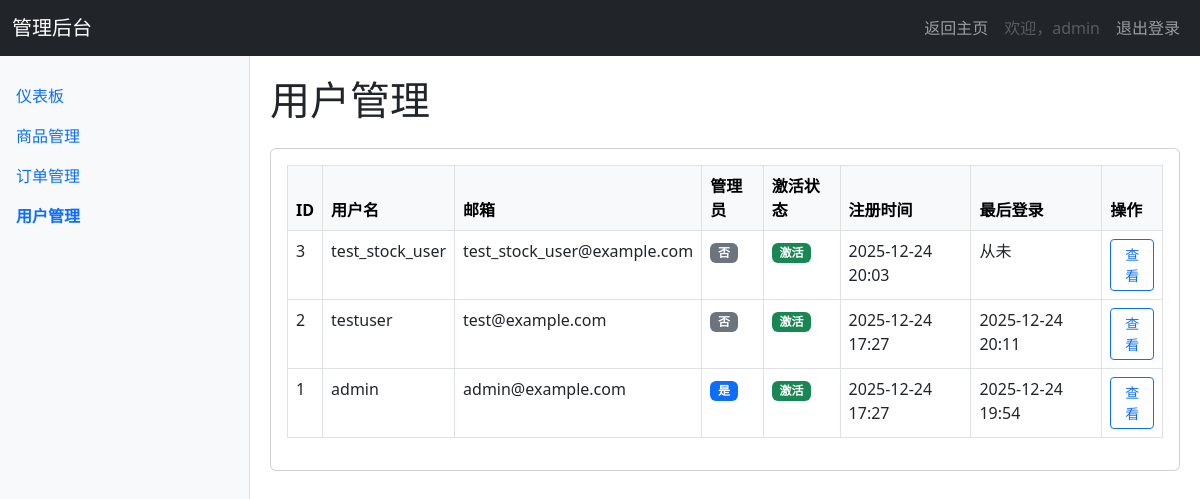
/admin/users (signed in), run on an earlier commit of the app's database.
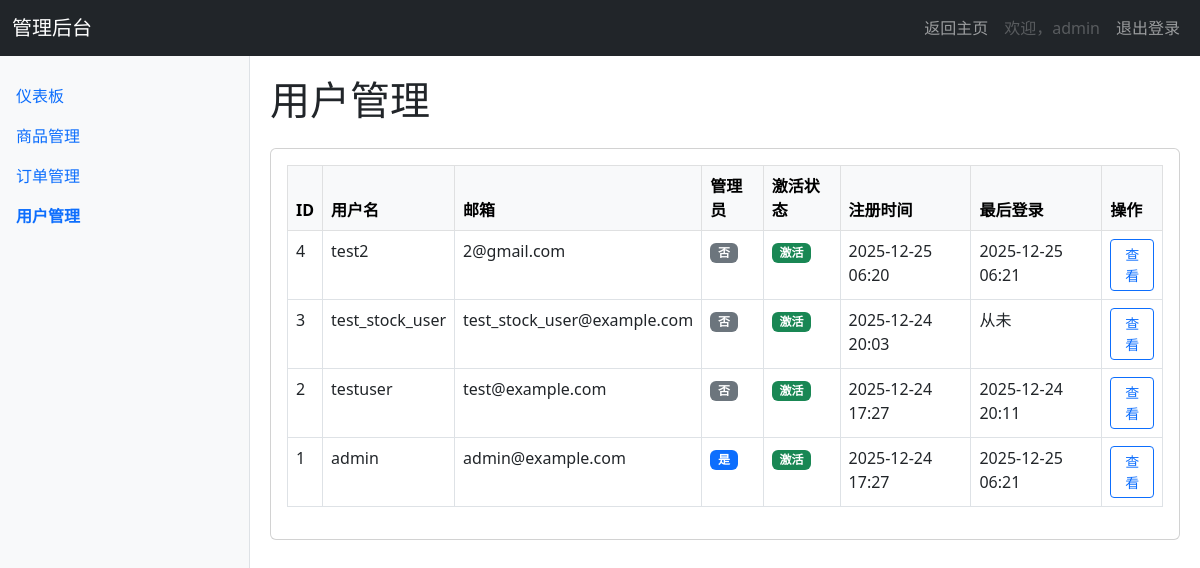
And on a later commit of the database.
### app/models.py (models this page shows, shortened)
class User(UserMixin, db.Model):
    __tablename__ = 'users'
    id = db.Column(db.Integer, primary_key=True)
    username = db.Column(db.String(64), unique=True, nullable=False, index=True)
    email = db.Column(db.String(120), unique=True, nullable=False, index=True)
    password_hash = db.Column(db.String(256), nullable=False)
    is_admin = db.Column(db.Boolean, default=False)
    is_active = db.Column(db.Boolean, default=True)
    created_at = db.Column(db.DateTime, default=datetime.utcnow)
    last_login = db.Column(db.DateTime)
    phone = db.Column(db.String(20))
    address = db.Column(db.Text)
    avatar = db.Column(db.String(200), default='default_avatar.png')
    carts = db.relationship('Cart', backref='user', lazy='dynamic')
    orders = db.relationship('Order', backref='user', lazy='dynamic')
    reviews = db.relationship('Review', backref='user', lazy='dynamic')
    logs = db.relationship('UserLog', backref='user', lazy='dynamic')

### app/admin/routes.py (the view)
@admin.route('/users')
@admin_required
def user_manage():
    page = request.args.get('page', 1, type=int)
    users = User.query.order_by(User.created_at.desc())\
        .paginate(page=page, per_page=20, error_out=False)
    return render_template('user_manage.html', users=users)

### app/admin/routes.py (called while the page is built)
def admin_required(f):
    from functools import wraps
    @wraps(f)
    def decorated_function(*args, **kwargs):
        if not current_user.is_authenticated or not current_user.is_admin:
            abort(403)
        return f(*args, **kwargs)
    return decorated_function

@admin.before_request
@login_required
def check_admin():
    if not current_user.is_admin:
        abort(403)

### app/context_processors.py (called while the page is built)
def inject_now():
    return {'now': datetime.utcnow()}

def inject_categories():
    try:
        categories = Category.query.order_by(Category.name).all()
        return {'categories': categories}
    except:
        return {'categories': []}

def inject_cart_info():
    from flask_login import current_user
    cart_items_count = 0
    cart_total_amount = 0
    if current_user.is_authenticated:
        try:
            cart = Cart.query.filter_by(user_id=current_user.id).first()
            if cart:
                cart_items_count = cart.total_quantity
                cart_total_amount = float(cart.total_price)
        except:
            pass
    return {
        'cart_items_count': cart_items_count,
        'cart_total_amount': cart_total_amount
    }

### app/models.py (called while the page is built)
@login_manager.user_loader
def load_user(user_id):
    return User.query.get(int(user_id))

    @property
    def total_price(self):
        return sum(item.subtotal for item in self.items)

    @property
    def total_quantity(self):
        return sum(item.quantity for item in self.items)

### app/admin/templates/user_manage.html (shortened to what this page needs)
{% extends "admin_base.html" %}
{% block content %}
    <h1 class="mb-4">用户管理</h1>
    <div class="card">
        <div class="card-body">
            <div class="table-responsive">
                <table class="table table-bordered table-hover">
                    <thead class="table-light">
                        <tr>
                            <th>ID</th>
                            <th>用户名</th>
                            <th>邮箱</th>
                            <th>管理员</th>
                            <th>激活状态</th>
                            <th>注册时间</th>
                            <th>最后登录</th>
                            <th>操作</th>
                        </tr>
                    </thead>
                    <tbody>
                        {% for user in users.items %}
                            <tr>
                                <td>{{ user.id }}</td>
                                <td>{{ user.username }}</td>
                                <td>{{ user.email }}</td>
                                <td>
                                    <span class="badge {% if user.is_admin %}bg-primary{% else %}bg-secondary{% endif %}">
                                        {{ '是' if user.is_admin else '否' }}
                                    </span>
                                </td>
                                <td>
                                    <span class="badge {% if user.is_active %}bg-success{% else %}bg-danger{% endif %}">
                                        {{ '激活' if user.is_active else '禁用' }}
                                    </span>
                                </td>
                                <td>{{ user.created_at.strftime('%Y-%m-%d %H:%M') }}</td>
                                <td>{{ user.last_login.strftime('%Y-%m-%d %H:%M') if user.last_login else '从未' }}</td>
                                <td>
                                    <div class="d-flex gap-1">
                                        <a href="{{ url_for('admin.user_detail', id=user.id) }}" class="btn btn-sm btn-outline-primary">
                                             查看
                                        </a>
                                    </div>
                                </td>
                            </tr>
                        {% else %}
                            <tr>
                                <td colspan="8" class="text-center">暂无用户</td>
                            </tr>
                        {% endfor %}
                    </tbody>
                </table>
            </div>
        </div>
    </div>
{% endblock %}

### app/admin/templates/admin_base.html (shortened to what this page needs)
<!DOCTYPE html>
<html lang="zh-CN">
<head>
    <link href="https://cdn.jsdelivr.net/npm/bootstrap@5.3.0/dist/css/bootstrap.min.css" rel="stylesheet">
</head>
<body>
    <nav class="navbar navbar-expand-lg navbar-dark bg-dark">
        <div class="container-fluid">
            <a class="navbar-brand" href="{{ url_for('admin.dashboard') }}">管理后台</a>
            <div class="collapse navbar-collapse justify-content-end" id="navbarNav">
                <ul class="navbar-nav">
                    <li class="nav-item">
                        <a class="nav-link" href="{{ url_for('main.index') }}">返回主页</a>
                    </li>
                    <li class="nav-item">
                        <span class="nav-link disabled">欢迎，{{ current_user.username }}</span>
                    </li>
                    <li class="nav-item">
                        <a class="nav-link" href="{{ url_for('auth.logout') }}">退出登录</a>
                    </li>
                </ul>
            </div>
        </div>
    </nav>
    <div class="d-flex">
        <div class="sidebar">
            <ul class="nav flex-column">
                <li class="nav-item">
                    <a class="nav-link {% if request.endpoint == 'admin.dashboard' %}active{% endif %}" href="{{ url_for('admin.dashboard') }}">仪表板</a>
                </li>
                <li class="nav-item">
                    <a class="nav-link {% if 'product' in request.endpoint %}active{% endif %}" href="{{ url_for('admin.product_manage') }}">商品管理</a>
                </li>
                <li class="nav-item">
                    <a class="nav-link {% if 'order' in request.endpoint %}active{% endif %}" href="{{ url_for('admin.order_manage') }}">订单管理</a>
                </li>
                <li class="nav-item">
                    <a class="nav-link {% if 'user' in request.endpoint %}active{% endif %}" href="{{ url_for('admin.user_manage') }}">用户管理</a>
                </li>
            </ul>
        </div>
        <div class="content">
            {% block content %}
            {% endblock %}
        </div>
    </div>
</body>
</html>

### app/admin/templates/admin_base.html (style rules this page uses)
body { min-height: 100vh; display: flex; flex-direction: column; }
.sidebar { width: 250px; min-height: calc(100vh - 56px); background-color: #f8f9fa; border-right: 1px solid #dee2e6; padding-top: 20px; }
.content { flex: 1; padding: 20px; }
.nav-link.active { font-weight: bold; color: #0d6efd !important; }

What changed in the data, as far as the page shows it:
changed User "admin": last_login "2025-12-24 19:54" → "2025-12-25 06:21"
added User: id "4", username "test2", email "2@gmail.com", is_admin "否", is_active "激活", created_at "2025-12-25 06:20", last_login "2025-12-25 06:21"
